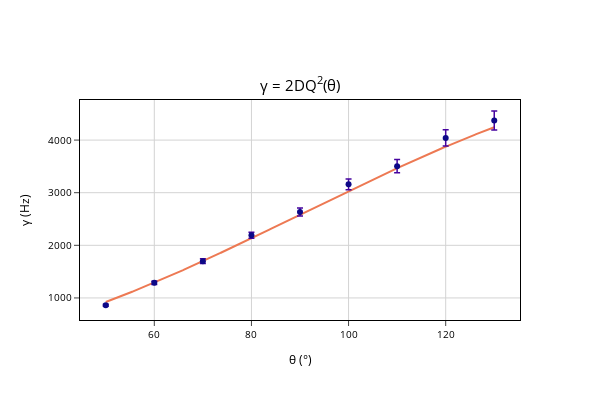

Notebook source saved alongside this figure:
### Code cell
# plot fit gamma teta

fig = go.Figure()

X,Y = gammatetafit.draw()
fig.add_trace(go.Scatter(x=X, y=Y, mode='lines',line_color=px.colors.sequential.Plasma[6], showlegend=False,hoverinfo='skip'))

fig.add_trace(go.Scatter(x=TETA,y=GAMMA, mode='markers',showlegend=False,
    marker=dict(color=px.colors.sequential.Plasma[0]),
    error_y=dict( 
        type='data', 
        array=sigmaGAMMA, 
        color=px.colors.sequential.Plasma[1],
        thickness=1.5, 
        width=3, 
    )))

fig.update_layout(
    # xaxis_type="log",
    yaxis_title="γ (Hz)",
    xaxis_title="θ (°)",
    # title='g<sup>2</sup>(τ) vs t',
    # xaxis=dict(range=[np.log10(0.0001), np.log10(0.010)]),
    width=600,
    height=400,
    title={
        'text': "γ = 2DQ<sup>2</sup>(θ)",
        'y':0.8,
        'x':0.5,
        'xanchor': 'center',
        'yanchor': 'top',
        'font':dict(size=15)
    },
    plot_bgcolor='white',
    font=dict(
        #family="Courier New, monospace",
        size=10,
        color="Black"
    ),
        # yaxis=dict(range=[0, 0.06])
)

fig.update_xaxes(
    mirror=True,
    ticks='outside',
    showline=True,
    linecolor='black',
    gridcolor='lightgrey'
)
# fig.update_layout(font=dict(size=10))
fig.update_yaxes(
    mirror=True,
    ticks='outside',
    showline=True,
    linecolor='black',
    gridcolor='lightgrey'
)

fig.show()

### Figure 1 — Plotly figure (JSON) as saved in the notebook; plotly's stock layout.template omitted (floating-point values rounded to 4 significant figures; data arrays with more than 128 entries replaced by an {"elided": "..."} marker saying what was removed)
{"data": [{"hoverinfo": "skip", "line": {"color": "#ed7953"}, "mode": "lines", "showlegend": false, "type": "scatter", "x": {"elided": "1000 float values"}, "y": {"elided": "1000 float values"}}, {"error_y": {"array": [181.3, 155.1, 127.0, 102.1, 76.33, 58.42, 44.42, 32.39, 20.17], "color": "#46039f", "thickness": 1.5, "type": "data", "width": 3}, "marker": {"color": "#0d0887"}, "mode": "markers", "showlegend": false, "type": "scatter", "x": [130, 120, 110, 100, 90, 80, 70, 60, 50], "y": [4371.0, 4042.0, 3505.0, 3160.0, 2634.0, 2191.0, 1699.0, 1287.0, 861.0]}], "layout": {"font": {"color": "Black", "size": 10}, "height": 400, "plot_bgcolor": "white", "title": {"font": {"size": 15}, "text": "γ = 2DQ<sup>2</sup>(θ)", "x": 0.5, "xanchor": "center", "y": 0.8, "yanchor": "top"}, "width": 600, "xaxis": {"gridcolor": "lightgrey", "linecolor": "black", "mirror": true, "showline": true, "ticks": "outside", "title": {"text": "θ (°)"}}, "yaxis": {"gridcolor": "lightgrey", "linecolor": "black", "mirror": true, "showline": true, "ticks": "outside", "title": {"text": "γ (Hz)"}}}}
